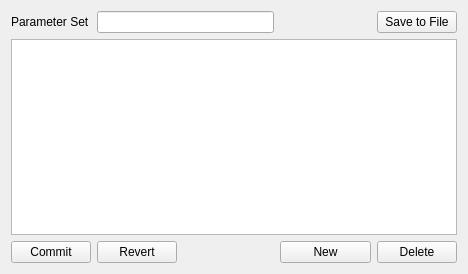
<?xml version="1.0" encoding="UTF-8"?>
<ui version="4.0">
<comment> Begin CVS Header </comment>
<comment>   $Source: /Volumes/Home/Users/shoops/cvs/copasi_dev/copasi/UI/CQParameterSetWidget.ui,v $ </comment>
<comment>   $Revision: 1.1 $ </comment>
<comment>   $Name:  $ </comment>
<comment>   $Author: shoops $ </comment>
<comment>   $Date: 2012/02/23 17:44:59 $ </comment>
<comment> End CVS Header </comment>

<comment> Copyright (C) 2011 by Pedro Mendes, Virginia Tech Intellectual </comment>
<comment> Properties, Inc., University of Heidelberg, and The University </comment>
<comment> of Manchester. </comment>
<comment> All rights reserved. </comment>

 <comment> All rights reserved. </comment>
 <class>CQParameterSetWidget</class>
 <widget class="CopasiWidget" name="CQParameterSetWidget">
  <property name="geometry">
   <rect>
    <x>0</x>
    <y>0</y>
    <width>468</width>
    <height>274</height>
   </rect>
  </property>
  <property name="caption" stdset="0">
   <string>Report</string>
  </property>
  <layout class="QGridLayout" name="gridLayout">
   <item row="0" column="0">
    <widget class="QLabel" name="mpLblName">
     <property name="text">
      <string>Parameter Set</string>
     </property>
    </widget>
   </item>
   <item row="0" column="1" colspan="2">
    <widget class="QLineEdit" name="mpName"/>
   </item>
   <item row="0" column="3">
    <spacer name="mpSpacer">
     <property name="orientation">
      <enum>Qt::Horizontal</enum>
     </property>
     <property name="sizeHint" stdset="0">
      <size>
       <width>62</width>
       <height>20</height>
      </size>
     </property>
    </spacer>
   </item>
   <item row="0" column="4">
    <widget class="QPushButton" name="mpBtnSave">
     <property name="text">
      <string>Save to File</string>
     </property>
    </widget>
   </item>
   <item row="1" column="0" colspan="5">
    <widget class="QTreeView" name="mpTreeView"/>
   </item>
   <item row="2" column="0">
    <widget class="QPushButton" name="mpBtnCommit">
     <property name="text">
      <string>Commit</string>
     </property>
    </widget>
   </item>
   <item row="2" column="1">
    <widget class="QPushButton" name="mpBtnRevert">
     <property name="text">
      <string>Revert</string>
     </property>
    </widget>
   </item>
   <item row="2" column="2">
    <spacer name="mpBtnSpacer">
     <property name="orientation">
      <enum>Qt::Horizontal</enum>
     </property>
     <property name="sizeHint" stdset="0">
      <size>
       <width>62</width>
       <height>20</height>
      </size>
     </property>
    </spacer>
   </item>
   <item row="2" column="3">
    <widget class="QPushButton" name="mpBtnNew">
     <property name="text">
      <string>New</string>
     </property>
    </widget>
   </item>
   <item row="2" column="4">
    <widget class="QPushButton" name="mpBtnDelete">
     <property name="text">
      <string>Delete</string>
     </property>
    </widget>
   </item>
  </layout>
 </widget>
 <layoutdefault spacing="6" margin="11"/>
 <customwidgets>
  <customwidget>
   <class>CopasiWidget</class>
   <extends>QWidget</extends>
   <header>copasi/UI/copasiWidget.h</header>
   <container>1</container>
  </customwidget>
 </customwidgets>
 <includes>
  <include location="local">copasi/UI/copasiWidget.h</include>
 </includes>
 <resources/>
 <connections/>
</ui>
